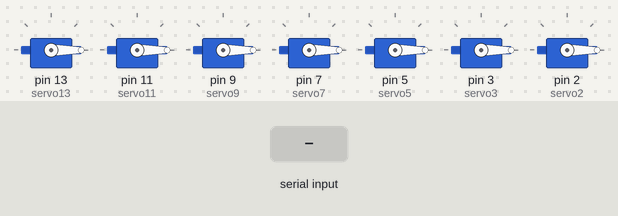
Bench run of a sketch on a simulated Arduino Uno, built with avr-gcc and run on an emulated ATmega328P. Shown: 7 × servo. The test bench sets the inputs (shaded band).

Above: at 1.2 s.
1.3 s: "w" received over Serial
At 2.07 s:
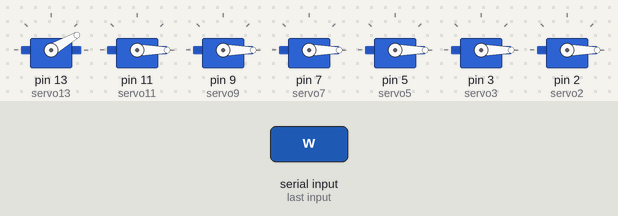
At 4.8 s:
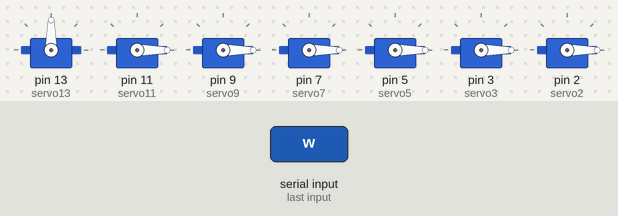
Timing chart, 0 to 6.3 s (numbered marks = the images above; inputs shaded):
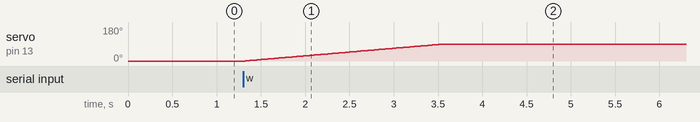

Measured:
- after the input at 1.3 s, servo on pin 13 (servo13): moves from 0° to 90° over 2.2 s, starting at once

The sketch:

Sketch__1.ino
```cpp
#include <Servo.h>

//Define servos
Servo servo13;        //thumb
Servo servo11;        //index
Servo servo9;         //middle
Servo servo7;         //ring
Servo servo5;         //pinky
Servo servo3;         //wirst up-down
Servo servo2;         //wrist rotation

int pos = 0;

int val;

//Define initial positions of servo
int pos0 = 0;
int pos90 = 90;
int post120 = 120;

int speed_ = 5;

void setup() {

Serial.begin(9600);

//attaching servos to pins
servo13.attach(13);
servo11.attach(11);
servo9.attach(9);
servo7.attach(7);
servo5.attach(5);
servo3.attach(3);
servo2.attach(2);

//define initial positions
servo13.write(pos0);
servo11.write(pos0);
servo9.write(pos0);
servo7.write(pos0);
servo5.write(pos0);
servo3.write(pos0);
servo2.write(pos0);

}

void loop()

{
  if(Serial.available())

  {
    val=Serial.read();
    if(val=='w')
    {
      for (pos = 0; pos <= 90; pos += 1)
      {
       servo13.write(pos);
       delay(25);
      }
    }
  }
}
```
